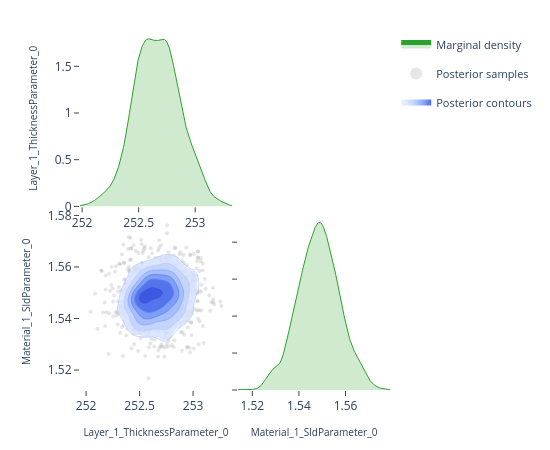

Notebook source saved alongside this figure:
### Code cell
# ---- Pairwise focus: thickness vs SLD ---------------------------------------
# A 2-parameter corner plot zooms in on the joint posterior for a specific
# pair.  This is the same view the EasyReflectometryApp's "2D Heatmap"
# sub-tab uses to inspect parameter degeneracies.


params_of_interest = ['Layer_1_ThicknessParameter_0', 'Material_1_SldParameter_0']
idx = [posterior.param_names.index(p) for p in params_of_interest]
subset_draws = np.asarray(posterior.draws)[:, idx]

fig = plot_corner(subset_draws, params_of_interest)
fig.show()

### Figure 1 — Plotly figure (JSON) as saved in the notebook; plotly's stock layout.template omitted (floating-point values rounded to 4 significant figures; data arrays with more than 128 entries replaced by an {"elided": "..."} marker saying what was removed)
{"data": [{"fill": "tozeroy", "fillcolor": "rgba(44, 160, 44, 0.22)", "hoverinfo": "skip", "legendgroup": "marginal", "line": {"color": "rgb(44, 160, 44)", "width": 1}, "mode": "lines", "name": "Marginal density", "showlegend": true, "type": "scatter", "x": {"elided": "256 float values"}, "xaxis": "x", "y": {"elided": "256 float values"}, "yaxis": "y"}, {"hoverinfo": "skip", "legendgroup": "scatter", "marker": {"color": "rgba(140, 140, 140, 0.22)", "size": 4}, "mode": "markers", "name": "Posterior samples", "showlegend": true, "type": "scatter", "x": {"elided": "880 float values"}, "xaxis": "x3", "y": {"elided": "880 float values"}, "yaxis": "y3", "zorder": 0}, {"colorscale": [[0.0, "rgba(224, 233, 255, 0.62)"], [0.35, "rgba(183, 203, 255, 0.70)"], [0.6, "rgba(138, 169, 252, 0.78)"], [0.82, "rgba(96, 131, 242, 0.84)"], [1.0, "rgba(58, 86, 224, 0.90)"]], "connectgaps": false, "contours": {"coloring": "fill", "end": 76.86, "showlabels": false, "showlines": false, "size": 12.14, "start": 16.18}, "hoverinfo": "skip", "legendgroup": "contour", "name": "Posterior contours", "showlegend": true, "showscale": false, "type": "contour", "x": [252.0, 252.0, 252.0, 252.0, 252.0, 252.1, 252.1, 252.1, 252.1, 252.1, 252.2, 252.2, 252.2, 252.2, 252.2, 252.2, 252.3, 252.3, 252.3, 252.3, 252.3, 252.3, 252.4, 252.4, 252.4, 252.4, 252.4, 252.4, 252.5, 252.5, 252.5, 252.5, 252.5, 252.5, 252.6, 252.6, 252.6, 252.6, 252.6, 252.6, 252.7, 252.7, 252.7, 252.7, 252.7, 252.7, 252.8, 252.8, 252.8, 252.8, 252.8, 252.8, 252.9, 252.9, 252.9, 252.9, 252.9, 253.0, 253.0, 253.0, 253.0, 253.0, 253.0, 253.1, 253.1, 253.1, 253.1, 253.1, 253.1, 253.2, 253.2, 253.2, 253.2, 253.2, 253.2, 253.3, 253.3, 253.3, 253.3, 253.3], "xaxis": "x3", "y": [1.514, 1.515, 1.516, 1.516, 1.517, 1.518, 1.519, 1.52, 1.52, 1.521, 1.522, 1.523, 1.524, 1.525, 1.525, 1.526, 1.527, 1.528, 1.529, 1.53, 1.53, 1.531, 1.532, 1.533, 1.534, 1.535, 1.535, 1.536, 1.537, 1.538, 1.539, 1.539, 1.54, 1.541, 1.542, 1.543, 1.544, 1.544, 1.545, 1.546, 1.547, 1.548, 1.549, 1.549, 1.55, 1.551, 1.552, 1.553, 1.554, 1.554, 1.555, 1.556, 1.557, 1.558, 1.558, 1.559, 1.56, 1.561, 1.562, 1.563, 1.563, 1.564, 1.565, 1.566, 1.567, 1.568, 1.568, 1.569, 1.57, 1.571, 1.572, 1.572, 1.573, 1.574, 1.575, 1.576, 1.577, 1.577, 1.578, 1.579], "yaxis": "y3", "z": {"elided": "80x80 float values"}, "zmax": 76.86, "zmin": 16.18, "zorder": 1}, {"colorscale": [[0.0, "rgba(183, 203, 255, 0.94)"], [0.35, "rgba(183, 203, 255, 0.94)"], [0.35, "rgba(138, 169, 252, 0.95)"], [0.6, "rgba(138, 169, 252, 0.95)"], [0.6, "rgba(96, 131, 242, 0.96)"], [0.82, "rgba(96, 131, 242, 0.96)"], [0.82, "rgba(58, 86, 224, 0.98)"], [1.0, "rgba(58, 86, 224, 0.98)"]], "contours": {"coloring": "lines", "end": 76.86, "showlabels": false, "size": 12.14, "start": 16.18}, "hoverinfo": "skip", "legendgroup": "contour", "line": {"width": 0.9}, "showlegend": false, "showscale": false, "type": "contour", "x": [252.0, 252.0, 252.0, 252.0, 252.0, 252.1, 252.1, 252.1, 252.1, 252.1, 252.2, 252.2, 252.2, 252.2, 252.2, 252.2, 252.3, 252.3, 252.3, 252.3, 252.3, 252.3, 252.4, 252.4, 252.4, 252.4, 252.4, 252.4, 252.5, 252.5, 252.5, 252.5, 252.5, 252.5, 252.6, 252.6, 252.6, 252.6, 252.6, 252.6, 252.7, 252.7, 252.7, 252.7, 252.7, 252.7, 252.8, 252.8, 252.8, 252.8, 252.8, 252.8, 252.9, 252.9, 252.9, 252.9, 252.9, 253.0, 253.0, 253.0, 253.0, 253.0, 253.0, 253.1, 253.1, 253.1, 253.1, 253.1, 253.1, 253.2, 253.2, 253.2, 253.2, 253.2, 253.2, 253.3, 253.3, 253.3, 253.3, 253.3], "xaxis": "x3", "y": [1.514, 1.515, 1.516, 1.516, 1.517, 1.518, 1.519, 1.52, 1.52, 1.521, 1.522, 1.523, 1.524, 1.525, 1.525, 1.526, 1.527, 1.528, 1.529, 1.53, 1.53, 1.531, 1.532, 1.533, 1.534, 1.535, 1.535, 1.536, 1.537, 1.538, 1.539, 1.539, 1.54, 1.541, 1.542, 1.543, 1.544, 1.544, 1.545, 1.546, 1.547, 1.548, 1.549, 1.549, 1.55, 1.551, 1.552, 1.553, 1.554, 1.554, 1.555, 1.556, 1.557, 1.558, 1.558, 1.559, 1.56, 1.561, 1.562, 1.563, 1.563, 1.564, 1.565, 1.566, 1.567, 1.568, 1.568, 1.569, 1.57, 1.571, 1.572, 1.572, 1.573, 1.574, 1.575, 1.576, 1.577, 1.577, 1.578, 1.579], "yaxis": "y3", "z": {"elided": "80x80 float values"}, "zmax": 76.86, "zmin": 16.18, "zorder": 2}, {"fill": "tozeroy", "fillcolor": "rgba(44, 160, 44, 0.22)", "hoverinfo": "skip", "legendgroup": "marginal", "line": {"color": "rgb(44, 160, 44)", "width": 1}, "mode": "lines", "name": "Marginal density", "showlegend": false, "type": "scatter", "x": {"elided": "256 float values"}, "xaxis": "x4", "y": {"elided": "256 float values"}, "yaxis": "y4"}], "layout": {"height": 450, "legend": {"font": {"size": 11}, "itemsizing": "constant", "orientation": "v", "x": 1.02, "xanchor": "left", "y": 1.0, "yanchor": "top"}, "margin": {"b": 60, "l": 80, "r": 160, "t": 30}, "plot_bgcolor": "white", "showlegend": true, "width": 550, "xaxis": {"anchor": "y", "domain": [0.0, 0.49], "showgrid": false, "ticks": "outside", "zeroline": false}, "xaxis2": {"anchor": "y2", "domain": [0.51, 1.0], "showgrid": false, "ticks": "outside", "visible": false, "zeroline": false}, "xaxis3": {"anchor": "y3", "domain": [0.0, 0.49], "showgrid": false, "ticks": "outside", "title": {"font": {"size": 10}, "text": "Layer_1_ThicknessParameter_0"}, "zeroline": false}, "xaxis4": {"anchor": "y4", "domain": [0.51, 1.0], "showgrid": false, "ticks": "outside", "title": {"font": {"size": 10}, "text": "Material_1_SldParameter_0"}, "zeroline": false}, "yaxis": {"anchor": "x", "domain": [0.51, 1.0], "showgrid": false, "ticks": "outside", "title": {"font": {"size": 10}, "text": "Layer_1_ThicknessParameter_0"}, "zeroline": false}, "yaxis2": {"anchor": "x2", "domain": [0.51, 1.0], "showgrid": false, "ticks": "outside", "visible": false, "zeroline": false}, "yaxis3": {"anchor": "x3", "domain": [0.0, 0.49], "showgrid": false, "ticks": "outside", "title": {"font": {"size": 10}, "text": "Material_1_SldParameter_0"}, "zeroline": false}, "yaxis4": {"anchor": "x4", "domain": [0.0, 0.49], "showgrid": false, "showticklabels": false, "ticks": "outside", "zeroline": false}}}
